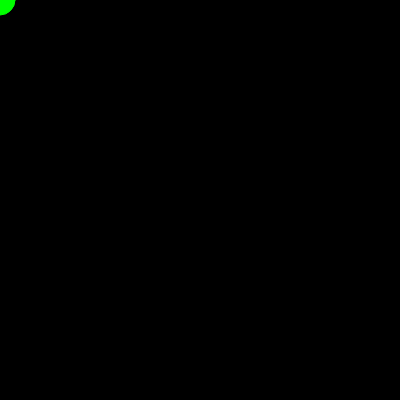
Frame 1 (no input)
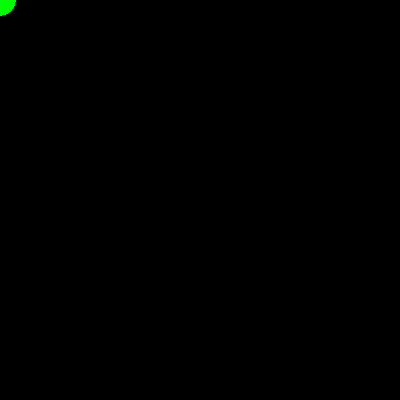
Frame 60 (no input)
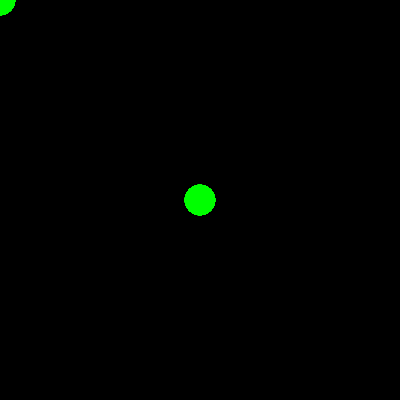
Frame 120 (the mouse pressed at the canvas centre since frame 60)

The p5.js sketch that drew these frames (run headless with seeded random() and noise() and a simulated clock; from frame 60 on, the mouse is pressed at the canvas centre):

// p5.js sketch
// ── sketch.js
function setup() {
  createCanvas(400, 400)
  background(0, 0, 0)
  
}

function draw() {
  if (keyIsPressed) {
    fill(255, 0, 0)
    stroke(255, 0, 0);
  } else {
    fill(0, 255, 0)
    stroke(0, 255, 0);
   
  }

  ellipse(mouseX, mouseY, 30, 30)
}
